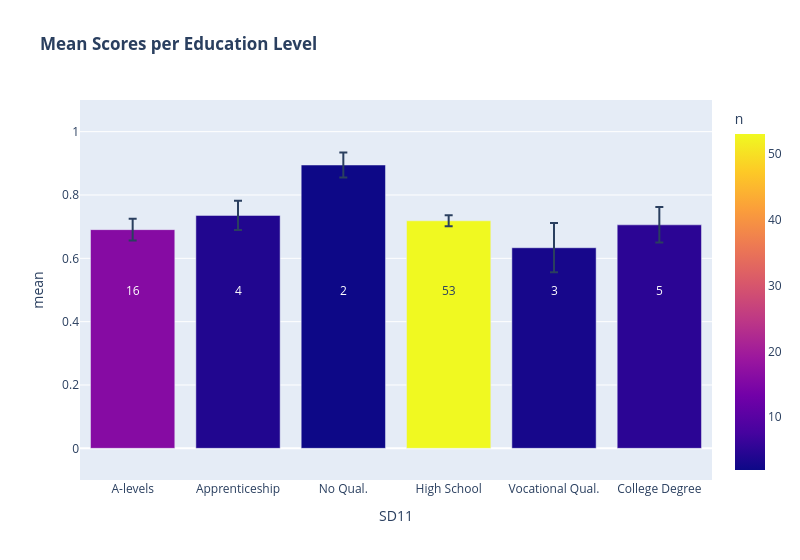

Notebook cell for this chart:
### Markdown cell above
**_Visualize_**

### Code cell
with warnings.catch_warnings():
    warnings.simplefilter(action = 'ignore', category = FutureWarning)
    _df = df.replace(
        [
            'Finished school with no qualifications',
            'High school diploma/Intermediate/General Certificate of Secondary Education, secondary school-leaving certificate or equivalent',
            'Completed apprenticeship',
            'A-levels/International Baccalaureate/Higher education entrance qualification',
            'Vocational university/university of applied sciences/university degree',
            'Vocational baccalaureate diploma, vocational secondary certification',
        ],
        [
            'No Qual.',
            'High School',
            'Apprenticeship',
            'A-levels',
            'College Degree',
            'Vocational Qual.'
        ]
    )

n_edu = _df.reset_index(names = 'id').groupby('SD11', observed = True)['id'].count()
_df['n_edu'] = [n_edu[row['SD11']] for _, row in _df.iterrows()]

_df = _df.reset_index().melt(
    id_vars = ['index', 'SD11', 'n_edu'],
    value_vars = trial_cols,
    var_name = 'trial',
    value_name = 'metric').groupby(
        'SD11',
        observed = True)[['metric', 'n_edu']].agg(['mean', 'sem'])

_df.columns = ['mean', 'sem', 'n', 'cut']
_df = _df.drop('cut', axis = 1)

fig_edu = px.bar(
    _df,
    x = _df.index,
    y = 'mean',
    error_y = 'sem',
    color = 'n',
    # text = [f'{"<br>"*2}{n}' for n in _df['n']],
    # text = 'n',
    width = 800,
    range_y = [-0.1,1.1],
    title = '<b>Mean Scores per Education Level</b>'
)

fig_edu.add_annotation(
    x = 'A-levels',
    text = '16',
    showarrow = False,
    font = {'color' : 'white'}
)
fig_edu.add_annotation(
    x = 'Apprenticeship',
    text = '4',
    showarrow = False,
    font = {'color' : 'white'}
)
fig_edu.add_annotation(
    x = 'No Qual.',
    text = '2',
    showarrow = False,
    font = {'color' : 'white'}
)
fig_edu.add_annotation(
    x = 'High School',
    text = '53',
    showarrow = False,
)
fig_edu.add_annotation(
    x = 'Vocational Qual.',
    text = '3',
    showarrow = False,
    font = {'color' : 'white'}
)
fig_edu.add_annotation(
    x = 'College Degree',
    text = '5',
    showarrow = False,
    font = {'color' : 'white'}
)

fig_edu.show()

### Figure 1 — Plotly figure (JSON) as saved in the notebook; plotly's stock layout.template omitted (floating-point values rounded to 4 significant figures)
{"data": [{"error_y": {"array": [0.03436, 0.04609, 0.0394, 0.01747, 0.07779, 0.05617]}, "hovertemplate": "SD11=%{x}<br>mean=%{y}<br>n=%{marker.color}<extra></extra>", "legendgroup": "", "marker": {"color": [16.0, 4.0, 2.0, 53.0, 3.0, 5.0], "coloraxis": "coloraxis", "pattern": {"shape": ""}}, "name": "", "orientation": "v", "showlegend": false, "textposition": "auto", "type": "bar", "x": ["A-levels", "Apprenticeship", "No Qual.", "High School", "Vocational Qual.", "College Degree"], "xaxis": "x", "y": [0.6906, 0.7356, 0.8947, 0.7185, 0.6334, 0.7058], "yaxis": "y"}], "layout": {"annotations": [{"font": {"color": "white"}, "showarrow": false, "text": "16", "x": "A-levels"}, {"font": {"color": "white"}, "showarrow": false, "text": "4", "x": "Apprenticeship"}, {"font": {"color": "white"}, "showarrow": false, "text": "2", "x": "No Qual."}, {"showarrow": false, "text": "53", "x": "High School"}, {"font": {"color": "white"}, "showarrow": false, "text": "3", "x": "Vocational Qual."}, {"font": {"color": "white"}, "showarrow": false, "text": "5", "x": "College Degree"}], "barmode": "relative", "coloraxis": {"colorbar": {"title": {"text": "n"}}, "colorscale": [[0, "#0d0887"], [0.1111, "#46039f"], [0.2222, "#7201a8"], [0.3333, "#9c179e"], [0.4444, "#bd3786"], [0.5556, "#d8576b"], [0.6667, "#ed7953"], [0.7778, "#fb9f3a"], [0.8889, "#fdca26"], [1, "#f0f921"]]}, "legend": {"tracegroupgap": 0}, "title": {"text": "<b>Mean Scores per Education Level</b>"}, "width": 800, "xaxis": {"anchor": "y", "domain": [0, 1], "title": {"text": "SD11"}}, "yaxis": {"anchor": "x", "domain": [0, 1], "range": [-0.1, 1.1], "title": {"text": "mean"}}}}
